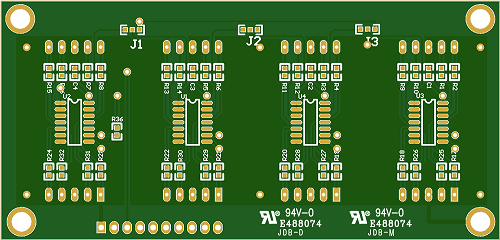
%> input picture clpsm2.png, 500 x 240 px
$ octave m_20_3_5_4.m   (GNU Octave 9; MATLAB toolbox functions it lacks are replaced by stand-ins)
%> lines starting %> are read from the running program, lines starting %| are printed output that depends on the picture
ixx=imread('clpsm2.png');
%> ixx is the input picture: size 240x500x3 uint8; mean R, G, B 64.6, 109.6, 46.7
ix=rgb2gray(ixx);
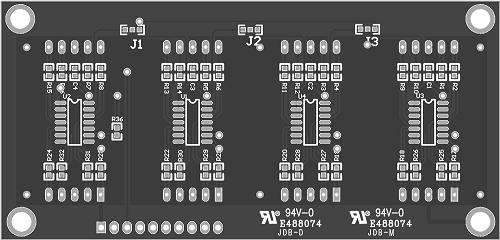
%> ix: size 240x500 uint8; min 0, max 255, mean 89.1
i=double(ix);
figure
f=fspecial('laplacian',0.9);
i1=imfilter(i,f);
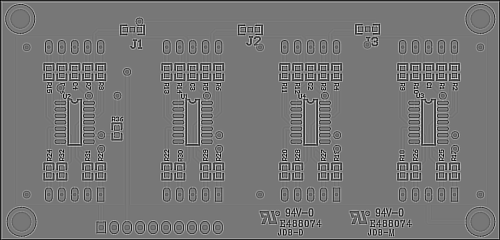
%> i1: size 240x500 double; min -452.2, max 510.9, mean -2.5; drawn with min black and max white
i2=imcomplement(i);
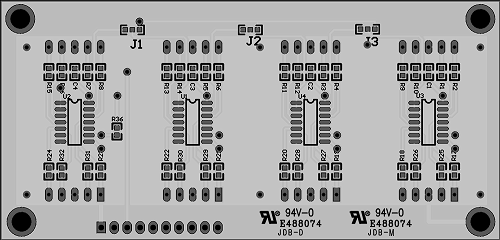
%> i2: size 240x500 double; min -254, max 1, mean -88.09; drawn with min black and max white
i3=imfilter(i2,f);
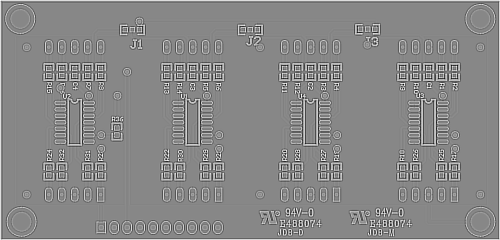
%> i3: size 240x500 double; min -510.9, max 452.2, mean 2.5; drawn with min black and max white
i4=i3-i2;
subplot(2,2,1);
imshow(ix)
title('original');
subplot(2,2,2);
imshow(i3)
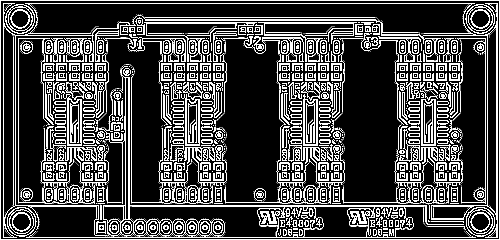
%> displayed picture: size 240x500, on the screen's scale of 0 to 255; min 0, max 255, mean 73.6
title('laplacian');
xlabel('x=lapl(i*)');
subplot(2,2,4);
imshow(i4)
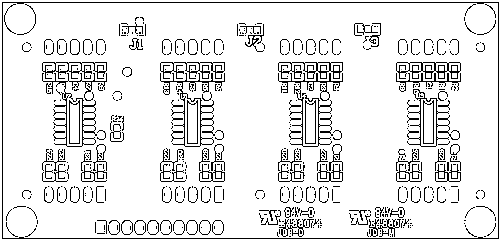
%> displayed picture: size 240x500, on the screen's scale of 0 to 255; min 0, max 255, mean 228
title('edge');
xlabel('x=lapl(i*)-lapl(i)');
subplot(2,2,3);
imshow(imcomplement(ix));
title('complement');

$ run again, with clpsm3.png copied over clpsm2.png
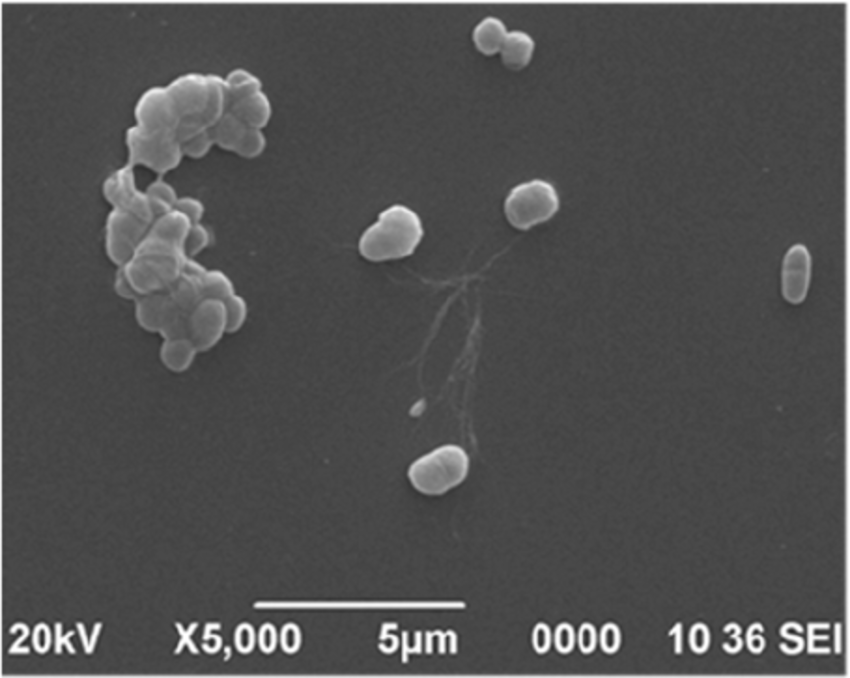
%> input picture clpsm3.png, 850 x 678 px
%> ixx is the input picture: size 678x850x3 uint8; min 31, max 255, mean 80.2
%> `i4=i3-i2;`:
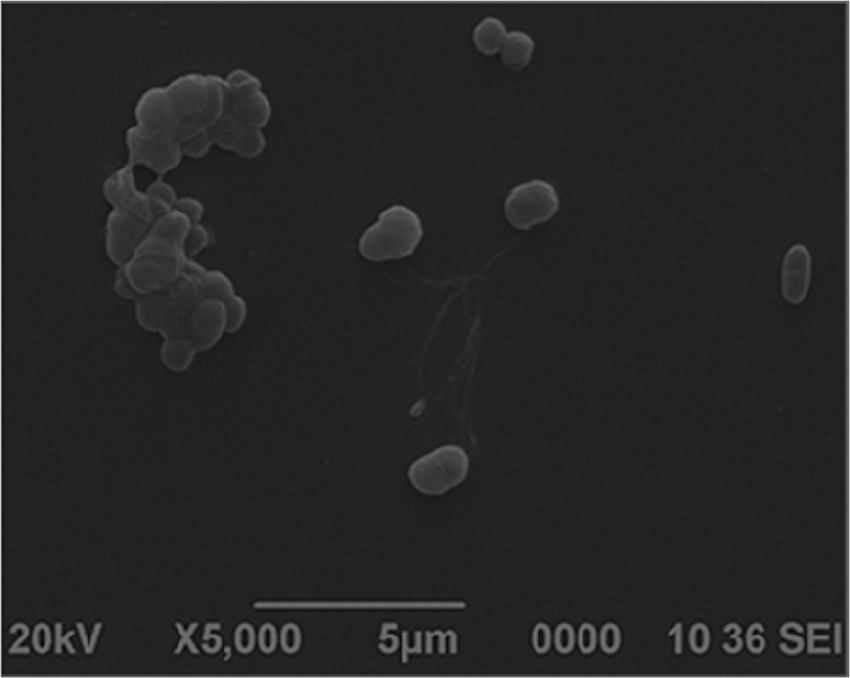
%> i4: size 678x850 double; min -19.05, max 645.1, mean 80.5; drawn with min black and max white
%> `imshow(i3)`:
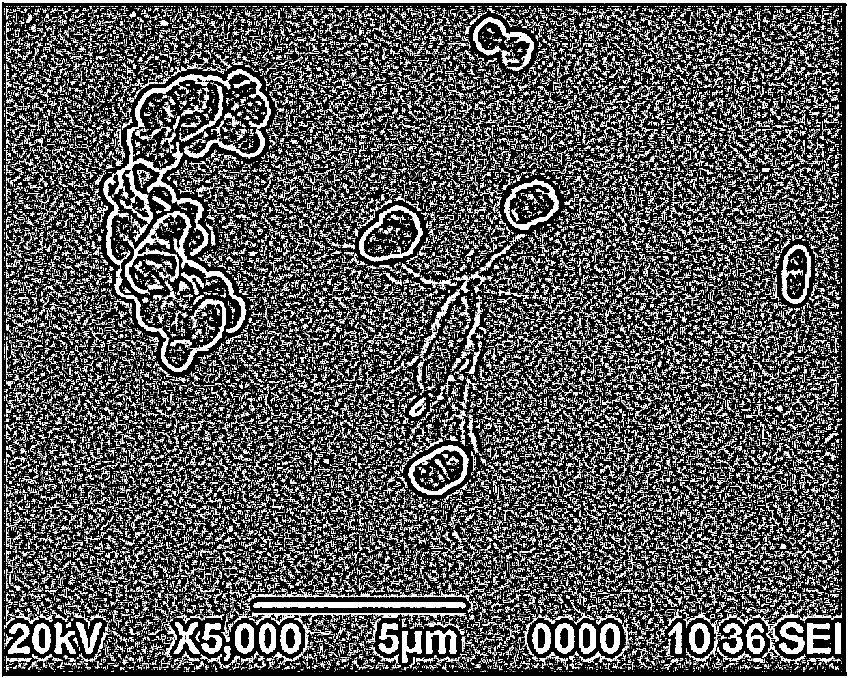
%> displayed picture: size 678x850, on the screen's scale of 0 to 255; min 0, max 255, mean 86.8
